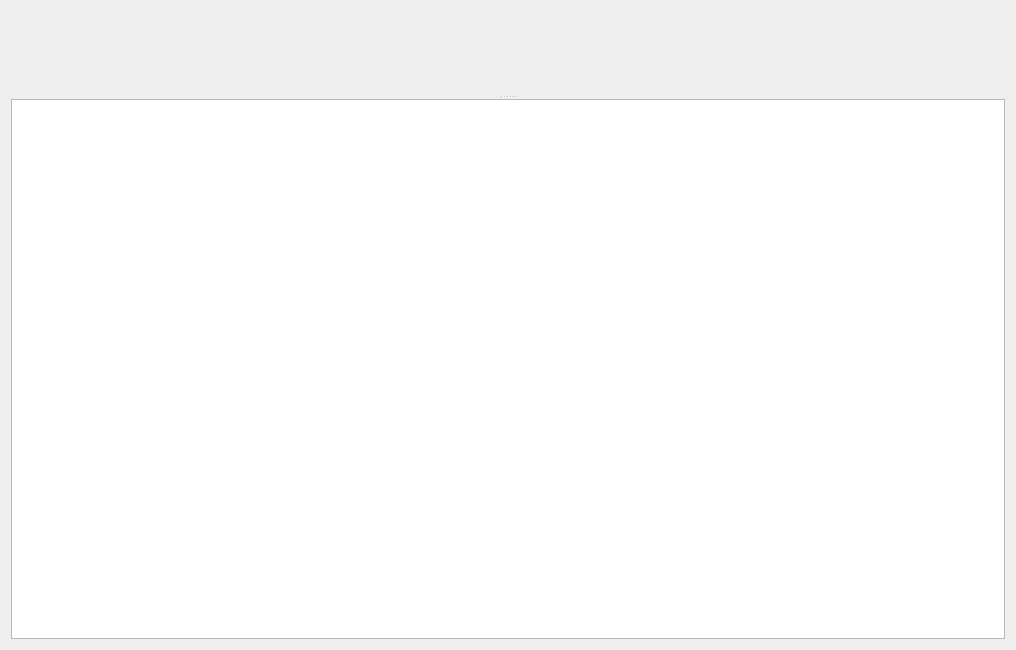
<?xml version="1.0" encoding="UTF-8"?>
<ui version="4.0">
 <class>StabSignalsTestWidget</class>
 <widget class="QWidget" name="StabSignalsTestWidget">
  <property name="geometry">
   <rect>
    <x>0</x>
    <y>0</y>
    <width>1016</width>
    <height>650</height>
   </rect>
  </property>
  <property name="windowTitle">
   <string>Form</string>
  </property>
  <layout class="QVBoxLayout" name="verticalLayout">
   <item>
    <widget class="QSplitter" name="splitter">
     <property name="orientation">
      <enum>Qt::Vertical</enum>
     </property>
     <widget class="QWidget" name="widget" native="true">
      <property name="sizePolicy">
       <sizepolicy hsizetype="Preferred" vsizetype="Preferred">
        <horstretch>0</horstretch>
        <verstretch>1</verstretch>
       </sizepolicy>
      </property>
     </widget>
     <widget class="QTreeView" name="treeView">
      <property name="sizePolicy">
       <sizepolicy hsizetype="Expanding" vsizetype="Expanding">
        <horstretch>0</horstretch>
        <verstretch>1</verstretch>
       </sizepolicy>
      </property>
     </widget>
    </widget>
   </item>
  </layout>
 </widget>
 <resources/>
 <connections/>
</ui>
